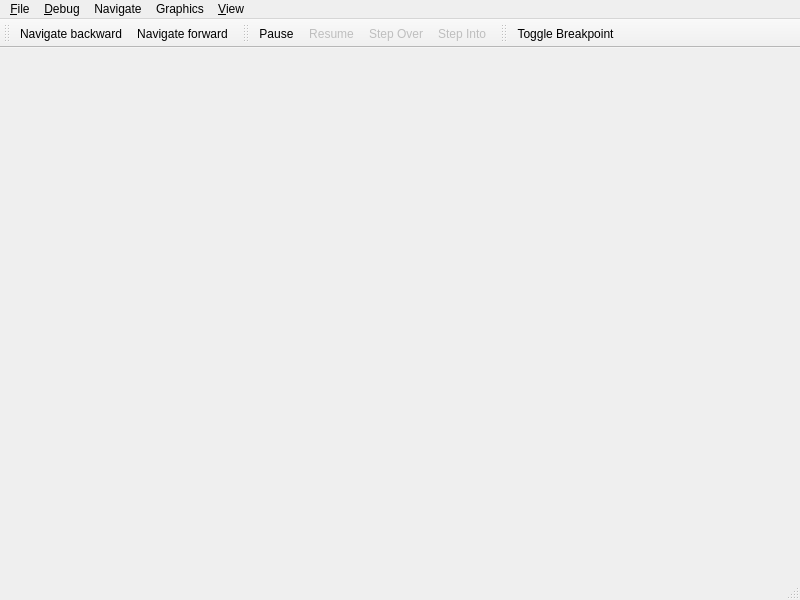
<?xml version="1.0" encoding="UTF-8"?>
<ui version="4.0">
 <class>DebuggerWindow</class>
 <widget class="QMainWindow" name="DebuggerWindow">
  <property name="geometry">
   <rect>
    <x>0</x>
    <y>0</y>
    <width>800</width>
    <height>600</height>
   </rect>
  </property>
  <property name="windowTitle">
   <string>decaf-emu Debugger</string>
  </property>
  <property name="windowIcon">
   <iconset resource="../../resources/resources.qrc">
    <normaloff>:/images/debugger-icon</normaloff>:/images/debugger-icon</iconset>
  </property>
  <widget class="QWidget" name="centralwidget"/>
  <widget class="QMenuBar" name="menubar">
   <property name="geometry">
    <rect>
     <x>0</x>
     <y>0</y>
     <width>800</width>
     <height>18</height>
    </rect>
   </property>
   <widget class="QMenu" name="menuFile">
    <property name="title">
     <string>&amp;File</string>
    </property>
    <addaction name="actionClose"/>
   </widget>
   <widget class="QMenu" name="menuView">
    <property name="title">
     <string>&amp;View</string>
    </property>
   </widget>
   <widget class="QMenu" name="menuDebug">
    <property name="title">
     <string>&amp;Debug</string>
    </property>
    <addaction name="actionPause"/>
    <addaction name="actionResume"/>
    <addaction name="actionStepOver"/>
    <addaction name="actionStepInto"/>
    <addaction name="separator"/>
    <addaction name="actionToggleBreakpoint"/>
    <addaction name="separator"/>
    <addaction name="actionHleTraceEnabled"/>
   </widget>
   <widget class="QMenu" name="menuGraphics">
    <property name="title">
     <string>Graphics</string>
    </property>
    <addaction name="actionPm4CaptureNextFrame"/>
    <addaction name="actionPm4TraceEnabled"/>
    <addaction name="separator"/>
    <addaction name="actionGx2TextureDumpEnabled"/>
    <addaction name="actionGx2ShaderDumpEnabled"/>
    <addaction name="actionGpuShaderDumpEnabled"/>
    <addaction name="actionGpuShaderBinaryDumpOnly"/>
   </widget>
   <widget class="QMenu" name="menuNavigate">
    <property name="title">
     <string>Navigate</string>
    </property>
    <addaction name="actionNavigateBackward"/>
    <addaction name="actionNavigateForward"/>
    <addaction name="separator"/>
    <addaction name="actionNavigateToOperand"/>
    <addaction name="actionNavigateToAddress"/>
   </widget>
   <addaction name="menuFile"/>
   <addaction name="menuDebug"/>
   <addaction name="menuNavigate"/>
   <addaction name="menuGraphics"/>
   <addaction name="menuView"/>
  </widget>
  <widget class="QStatusBar" name="statusbar"/>
  <widget class="QToolBar" name="toolBarNavigate">
   <property name="windowTitle">
    <string>toolBar_3</string>
   </property>
   <attribute name="toolBarArea">
    <enum>TopToolBarArea</enum>
   </attribute>
   <attribute name="toolBarBreak">
    <bool>false</bool>
   </attribute>
   <addaction name="actionNavigateBackward"/>
   <addaction name="actionNavigateForward"/>
  </widget>
  <widget class="QToolBar" name="toolBarDebugActions">
   <property name="windowTitle">
    <string>toolBar</string>
   </property>
   <attribute name="toolBarArea">
    <enum>TopToolBarArea</enum>
   </attribute>
   <attribute name="toolBarBreak">
    <bool>false</bool>
   </attribute>
   <addaction name="actionPause"/>
   <addaction name="actionResume"/>
   <addaction name="actionStepOver"/>
   <addaction name="actionStepInto"/>
  </widget>
  <widget class="QToolBar" name="toolBarBreakpoints">
   <property name="windowTitle">
    <string>toolBar_2</string>
   </property>
   <attribute name="toolBarArea">
    <enum>TopToolBarArea</enum>
   </attribute>
   <attribute name="toolBarBreak">
    <bool>false</bool>
   </attribute>
   <addaction name="actionToggleBreakpoint"/>
  </widget>
  <action name="actionClose">
   <property name="text">
    <string>&amp;Close</string>
   </property>
   <property name="shortcutContext">
    <enum>Qt::WidgetWithChildrenShortcut</enum>
   </property>
  </action>
  <action name="actionPause">
   <property name="icon">
    <iconset resource="../../resources/resources.qrc">
     <normaloff>:/icons/pause</normaloff>:/icons/pause</iconset>
   </property>
   <property name="text">
    <string>&amp;Pause</string>
   </property>
   <property name="shortcut">
    <string>Ctrl+Cancel</string>
   </property>
   <property name="shortcutVisibleInContextMenu">
    <bool>true</bool>
   </property>
  </action>
  <action name="actionResume">
   <property name="enabled">
    <bool>false</bool>
   </property>
   <property name="icon">
    <iconset resource="../../resources/resources.qrc">
     <normaloff>:/icons/play</normaloff>:/icons/play</iconset>
   </property>
   <property name="text">
    <string>&amp;Resume</string>
   </property>
   <property name="shortcut">
    <string>F5</string>
   </property>
  </action>
  <action name="actionStepOver">
   <property name="enabled">
    <bool>false</bool>
   </property>
   <property name="icon">
    <iconset resource="../../resources/resources.qrc">
     <normaloff>:/icons/debug-step-over</normaloff>:/icons/debug-step-over</iconset>
   </property>
   <property name="text">
    <string>Step &amp;Over</string>
   </property>
   <property name="shortcut">
    <string>F10</string>
   </property>
  </action>
  <action name="actionStepInto">
   <property name="enabled">
    <bool>false</bool>
   </property>
   <property name="icon">
    <iconset resource="../../resources/resources.qrc">
     <normaloff>:/icons/debug-step-into</normaloff>:/icons/debug-step-into</iconset>
   </property>
   <property name="text">
    <string>Step &amp;Into</string>
   </property>
   <property name="shortcut">
    <string>F11</string>
   </property>
  </action>
  <action name="actionHleTraceEnabled">
   <property name="checkable">
    <bool>true</bool>
   </property>
   <property name="text">
    <string>&amp;HLE Trace Enabled</string>
   </property>
  </action>
  <action name="actionPm4CaptureNextFrame">
   <property name="text">
    <string>PM4 &amp;Capture Next Frame</string>
   </property>
  </action>
  <action name="actionPm4TraceEnabled">
   <property name="checkable">
    <bool>true</bool>
   </property>
   <property name="text">
    <string>PM4 Trace Enabled</string>
   </property>
  </action>
  <action name="actionGx2TextureDumpEnabled">
   <property name="checkable">
    <bool>true</bool>
   </property>
   <property name="text">
    <string>GX2 Texture Dump Enabled</string>
   </property>
  </action>
  <action name="actionGx2ShaderDumpEnabled">
   <property name="checkable">
    <bool>true</bool>
   </property>
   <property name="text">
    <string>GX2 Shader Dump Enabled</string>
   </property>
  </action>
  <action name="actionGpuShaderDumpEnabled">
   <property name="checkable">
    <bool>true</bool>
   </property>
   <property name="text">
    <string>GPU Shader Dump Enabled</string>
   </property>
  </action>
  <action name="actionGpuShaderBinaryDumpOnly">
   <property name="checkable">
    <bool>true</bool>
   </property>
   <property name="text">
    <string>GPU Shader Binary Dump Only</string>
   </property>
  </action>
  <action name="actionToggleBreakpoint">
   <property name="icon">
    <iconset resource="../../resources/resources.qrc">
     <normaloff>:/icons/checkbox-blank-circle</normaloff>:/icons/checkbox-blank-circle</iconset>
   </property>
   <property name="text">
    <string>To&amp;ggle Breakpoint</string>
   </property>
   <property name="shortcut">
    <string>F9</string>
   </property>
   <property name="shortcutContext">
    <enum>Qt::WidgetWithChildrenShortcut</enum>
   </property>
  </action>
  <action name="actionNavigateForward">
   <property name="icon">
    <iconset resource="../../resources/resources.qrc">
     <normaloff>:/icons/arrow-right</normaloff>:/icons/arrow-right</iconset>
   </property>
   <property name="text">
    <string>Navigate forward</string>
   </property>
   <property name="shortcut">
    <string>Alt+Left</string>
   </property>
   <property name="shortcutContext">
    <enum>Qt::WidgetWithChildrenShortcut</enum>
   </property>
  </action>
  <action name="actionNavigateBackward">
   <property name="icon">
    <iconset resource="../../resources/resources.qrc">
     <normaloff>:/icons/arrow-left</normaloff>:/icons/arrow-left</iconset>
   </property>
   <property name="text">
    <string>Navigate backward</string>
   </property>
   <property name="shortcut">
    <string>Alt+Right</string>
   </property>
   <property name="shortcutContext">
    <enum>Qt::WidgetWithChildrenShortcut</enum>
   </property>
  </action>
  <action name="actionNavigateToAddress">
   <property name="text">
    <string>Navigate to address</string>
   </property>
   <property name="shortcut">
    <string>G</string>
   </property>
   <property name="shortcutContext">
    <enum>Qt::WidgetWithChildrenShortcut</enum>
   </property>
  </action>
  <action name="actionNavigateToOperand">
   <property name="text">
    <string>Navigate to operand</string>
   </property>
   <property name="shortcut">
    <string>Return</string>
   </property>
   <property name="shortcutContext">
    <enum>Qt::WidgetWithChildrenShortcut</enum>
   </property>
  </action>
 </widget>
 <resources>
  <include location="../../resources/resources.qrc"/>
 </resources>
 <connections>
  <connection>
   <sender>actionClose</sender>
   <signal>triggered()</signal>
   <receiver>DebuggerWindow</receiver>
   <slot>close()</slot>
   <hints>
    <hint type="sourcelabel">
     <x>-1</x>
     <y>-1</y>
    </hint>
    <hint type="destinationlabel">
     <x>399</x>
     <y>299</y>
    </hint>
   </hints>
  </connection>
  <connection>
   <sender>actionGpuShaderBinaryDumpOnly</sender>
   <signal>triggered(bool)</signal>
   <receiver>DebuggerWindow</receiver>
   <slot>setGpuShaderBinaryDumpOnly(bool)</slot>
   <hints>
    <hint type="sourcelabel">
     <x>-1</x>
     <y>-1</y>
    </hint>
    <hint type="destinationlabel">
     <x>399</x>
     <y>299</y>
    </hint>
   </hints>
  </connection>
  <connection>
   <sender>actionGpuShaderDumpEnabled</sender>
   <signal>triggered(bool)</signal>
   <receiver>DebuggerWindow</receiver>
   <slot>setGpuShaderDumpEnabled(bool)</slot>
   <hints>
    <hint type="sourcelabel">
     <x>-1</x>
     <y>-1</y>
    </hint>
    <hint type="destinationlabel">
     <x>399</x>
     <y>299</y>
    </hint>
   </hints>
  </connection>
  <connection>
   <sender>actionGx2ShaderDumpEnabled</sender>
   <signal>triggered(bool)</signal>
   <receiver>DebuggerWindow</receiver>
   <slot>setGx2ShaderDumpEnabled(bool)</slot>
   <hints>
    <hint type="sourcelabel">
     <x>-1</x>
     <y>-1</y>
    </hint>
    <hint type="destinationlabel">
     <x>399</x>
     <y>299</y>
    </hint>
   </hints>
  </connection>
  <connection>
   <sender>actionGx2TextureDumpEnabled</sender>
   <signal>triggered(bool)</signal>
   <receiver>DebuggerWindow</receiver>
   <slot>setGx2TextureDumpEnabled(bool)</slot>
   <hints>
    <hint type="sourcelabel">
     <x>-1</x>
     <y>-1</y>
    </hint>
    <hint type="destinationlabel">
     <x>399</x>
     <y>299</y>
    </hint>
   </hints>
  </connection>
  <connection>
   <sender>actionHleTraceEnabled</sender>
   <signal>triggered(bool)</signal>
   <receiver>DebuggerWindow</receiver>
   <slot>setHleTraceEnabled(bool)</slot>
   <hints>
    <hint type="sourcelabel">
     <x>-1</x>
     <y>-1</y>
    </hint>
    <hint type="destinationlabel">
     <x>399</x>
     <y>299</y>
    </hint>
   </hints>
  </connection>
  <connection>
   <sender>actionPause</sender>
   <signal>triggered()</signal>
   <receiver>DebuggerWindow</receiver>
   <slot>debugPause()</slot>
   <hints>
    <hint type="sourcelabel">
     <x>-1</x>
     <y>-1</y>
    </hint>
    <hint type="destinationlabel">
     <x>399</x>
     <y>299</y>
    </hint>
   </hints>
  </connection>
  <connection>
   <sender>actionResume</sender>
   <signal>triggered()</signal>
   <receiver>DebuggerWindow</receiver>
   <slot>debugResume()</slot>
   <hints>
    <hint type="sourcelabel">
     <x>-1</x>
     <y>-1</y>
    </hint>
    <hint type="destinationlabel">
     <x>399</x>
     <y>299</y>
    </hint>
   </hints>
  </connection>
  <connection>
   <sender>actionPm4CaptureNextFrame</sender>
   <signal>triggered()</signal>
   <receiver>DebuggerWindow</receiver>
   <slot>pm4CaptureNextFrame()</slot>
   <hints>
    <hint type="sourcelabel">
     <x>-1</x>
     <y>-1</y>
    </hint>
    <hint type="destinationlabel">
     <x>399</x>
     <y>299</y>
    </hint>
   </hints>
  </connection>
  <connection>
   <sender>actionPm4TraceEnabled</sender>
   <signal>triggered(bool)</signal>
   <receiver>DebuggerWindow</receiver>
   <slot>setPm4TraceEnabled(bool)</slot>
   <hints>
    <hint type="sourcelabel">
     <x>-1</x>
     <y>-1</y>
    </hint>
    <hint type="destinationlabel">
     <x>399</x>
     <y>299</y>
    </hint>
   </hints>
  </connection>
  <connection>
   <sender>actionStepInto</sender>
   <signal>triggered()</signal>
   <receiver>DebuggerWindow</receiver>
   <slot>debugStepInto()</slot>
   <hints>
    <hint type="sourcelabel">
     <x>-1</x>
     <y>-1</y>
    </hint>
    <hint type="destinationlabel">
     <x>399</x>
     <y>299</y>
    </hint>
   </hints>
  </connection>
  <connection>
   <sender>actionStepOver</sender>
   <signal>triggered()</signal>
   <receiver>DebuggerWindow</receiver>
   <slot>debugStepOver()</slot>
   <hints>
    <hint type="sourcelabel">
     <x>-1</x>
     <y>-1</y>
    </hint>
    <hint type="destinationlabel">
     <x>399</x>
     <y>299</y>
    </hint>
   </hints>
  </connection>
  <connection>
   <sender>actionToggleBreakpoint</sender>
   <signal>triggered()</signal>
   <receiver>DebuggerWindow</receiver>
   <slot>debugToggleBreakpoint()</slot>
   <hints>
    <hint type="sourcelabel">
     <x>-1</x>
     <y>-1</y>
    </hint>
    <hint type="destinationlabel">
     <x>399</x>
     <y>299</y>
    </hint>
   </hints>
  </connection>
  <connection>
   <sender>actionNavigateBackward</sender>
   <signal>triggered()</signal>
   <receiver>DebuggerWindow</receiver>
   <slot>navigateBackward()</slot>
   <hints>
    <hint type="sourcelabel">
     <x>-1</x>
     <y>-1</y>
    </hint>
    <hint type="destinationlabel">
     <x>399</x>
     <y>299</y>
    </hint>
   </hints>
  </connection>
  <connection>
   <sender>actionNavigateForward</sender>
   <signal>triggered()</signal>
   <receiver>DebuggerWindow</receiver>
   <slot>navigateForward()</slot>
   <hints>
    <hint type="sourcelabel">
     <x>-1</x>
     <y>-1</y>
    </hint>
    <hint type="destinationlabel">
     <x>399</x>
     <y>299</y>
    </hint>
   </hints>
  </connection>
  <connection>
   <sender>actionNavigateToAddress</sender>
   <signal>triggered()</signal>
   <receiver>DebuggerWindow</receiver>
   <slot>navigateAddress()</slot>
   <hints>
    <hint type="sourcelabel">
     <x>-1</x>
     <y>-1</y>
    </hint>
    <hint type="destinationlabel">
     <x>399</x>
     <y>299</y>
    </hint>
   </hints>
  </connection>
  <connection>
   <sender>actionNavigateToOperand</sender>
   <signal>triggered()</signal>
   <receiver>DebuggerWindow</receiver>
   <slot>navigateOperand()</slot>
   <hints>
    <hint type="sourcelabel">
     <x>-1</x>
     <y>-1</y>
    </hint>
    <hint type="destinationlabel">
     <x>399</x>
     <y>299</y>
    </hint>
   </hints>
  </connection>
 </connections>
 <slots>
  <slot>debugPause()</slot>
  <slot>debugResume()</slot>
  <slot>debugStepOver()</slot>
  <slot>debugStepInto()</slot>
  <slot>setHleTraceEnabled(bool)</slot>
  <slot>pm4CaptureNextFrame()</slot>
  <slot>setPm4TraceEnabled(bool)</slot>
  <slot>setGx2TextureDumpEnabled(bool)</slot>
  <slot>setGx2ShaderDumpEnabled(bool)</slot>
  <slot>setGpuShaderDumpEnabled(bool)</slot>
  <slot>setGpuShaderBinaryDumpOnly(bool)</slot>
  <slot>debugToggleBreakpoint()</slot>
  <slot>navigateBackward()</slot>
  <slot>navigateForward()</slot>
  <slot>navigateAddress()</slot>
  <slot>navigateOperand()</slot>
 </slots>
</ui>
